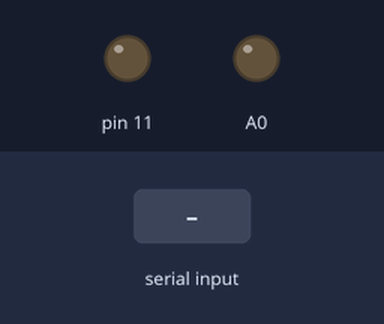
Recording of a sketch running on a simulated Arduino Uno, built with avr-gcc and run on an emulated ATmega328P. Parts: output pins drawn as LEDs (lit = HIGH). Inputs (shaded band) come from the test bench.

Above: at 1.2 s.
1.3 s: "0" received over Serial
At 2.1 s:
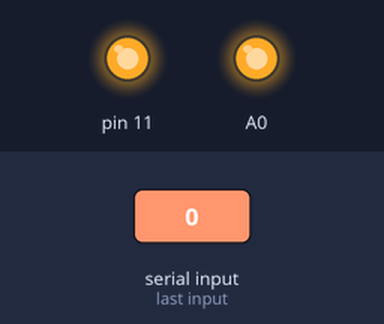
Timing chart, 0 to 5.8 s (numbered marks = the images above; inputs shaded):
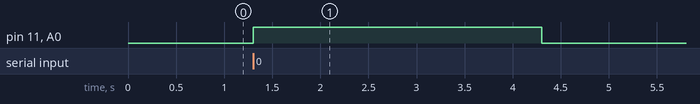

Measured:
- after the input at 1.3 s, pin 11, A0: LOW → HIGH at once, → LOW 3.0 s later

The sketch:

soylent-dick-LED-pump.ino
```cpp
long startTime;

void setup() {
  // put your setup code here, to run once:
  Serial.begin(9600);
//  Serial.setTimeout(10);
  pinMode(11, OUTPUT);
  pinMode(A0, OUTPUT);

}

void loop() {
//  digitalWrite(A0, HIGH);
  if (Serial.available() > 0) {
    char input = Serial.read();  // read first available byte into a variable
    if (input == '0') {          // if the variable equals H, or ASCII 72
      startTime = millis();
      digitalWrite(11, HIGH);
      digitalWrite(A0, HIGH);
    }
  }
  if (millis() - startTime > 3000) {
    digitalWrite(11, LOW);
    digitalWrite(A0, LOW);
  }
}
```
